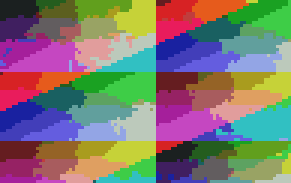
#> input picture testdata/images/rle8.bmp, 97 x 61 px (shown 3 times larger)
$ python gen_img_tests.py
#> lines starting #> are read from the running program, lines starting #| are printed output that depends on the picture
#!/usr/bin/env python3
"""Generate the image-library host test corpus (development only).

The generated images and expected hashes are committed; `make test-images`
does not need PIL.  Run this script after changing the decoder or corpus.
"""
import gzip
import os
import struct
import zlib
from PIL import Image, ImageDraw, ImageOps

ROOT = os.path.dirname(os.path.dirname(os.path.abspath(__file__)))
OUT = os.path.join(ROOT, "testdata", "images")

def fnv(im, alpha=False):
    h = 2166136261
    for r, g, b, a in im.convert("RGBA").getdata():
        # RGB under a fully transparent pixel is not meaningful.
        if not alpha or a != 0:
            px = ((r >> 3) << 11) | ((g >> 2) << 5) | (b >> 3)
            h = ((h ^ (px & 255)) * 16777619) & 0xffffffff
            h = ((h ^ ((px >> 8) & 255)) * 16777619) & 0xffffffff
        if alpha:
            h = ((h ^ a) * 16777619) & 0xffffffff
    return h

def main():
    os.makedirs(os.path.join(OUT, "ref"), exist_ok=True)
    w, h = 97, 61
    rgb = Image.new("RGB", (w, h))
#> rgb: PIL image 97x61 RGB; every value is 0
    p = rgb.load()
    for y in range(h):
        for x in range(w):
            p[x, y] = ((x * 3 + y * 7) % 256, (x * 5) % 256, (y * 11) % 256)
    rgba = rgb.convert("RGBA")
    q = rgba.load()
    for y in range(h):
        for x in range(w):
            q[x, y] = (q[x, y][0], q[x, y][1], q[x, y][2], (x * 9) % 256)
    gray = rgb.convert("L")
    bw = rgb.convert("1")
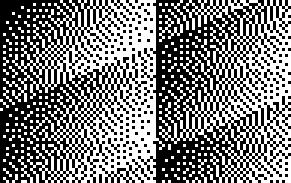
#> bw: PIL image 97x61 1 (shown 3 times larger); 47.7% white in thin lines or dots
    pal = Image.new("P", (w, h))
    pal.putpalette([i % 256 for i in range(768)])
    pp = pal.load()
    for y in range(h):
        for x in range(w):
            pp[x, y] = (x + y) % 16
    pal16 = pal.copy()
    pal_inter = pal.copy()
    rgb_inter = rgb.copy()
    rgba_inter = rgba.copy()
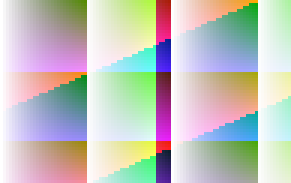
#> rgba_inter: PIL image 97x61 RGBA (shown 3 times larger); mean R, G, B, A 126.1, 121.2, 116, 117.9; transparent parts drawn white
    gray_inter = gray.copy()

    files = {}
    def save(im, name, alpha=False, **kw):
        im.save(os.path.join(OUT, name), **kw)
        files[name] = (im, alpha)

    save(rgb, "rgb.png")
    save(rgba, "rgba.png", True)
    save(gray, "gray.png")
    save(bw, "bw.png")
    save(pal, "pal.png", True, transparency=5)
    files["pal.png"] = (Image.open(os.path.join(OUT, "pal.png")).convert("RGBA"), True)
    save(pal16, "pal4.png")
    save(rgb_inter, "rgb_inter.png", interlace=1)
    save(rgba_inter, "rgba_inter.png", True, interlace=1)
    save(gray_inter, "gray_inter.png", interlace=1)
    # 16-bit grayscale: values are multiples of 257, so high byte is the
    # 8-bit gradient.  Expected hash comes from the 8-bit image.
    g16 = Image.new("I;16", (w, h))
#> g16: PIL image 97x61 I;16; every value is 0
    g8 = Image.new("L", (w, h))
#> g8: PIL image 97x61 L; every value is 0
    gg = g16.load()
    g8p = g8.load()
    for y in range(h):
        for x in range(w):
            v = (x * 3 + y * 7) % 256
            gg[x, y] = v * 257
            g8p[x, y] = v
    g16.save(os.path.join(OUT, "gray16.png"))
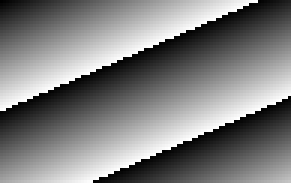
#> saved as gray16.png: PIL image 97x61 I;16 (shown 3 times larger); min 0, max 65535, mean 32402.3; drawn with min black and max white
    files["gray16.png"] = (g8, False)

    save(rgb, "rgb.bmp")
    if os.path.exists(os.path.join(OUT, "rle8.bmp")):
        files["rle8.bmp"] = (Image.open(os.path.join(OUT, "rle8.bmp")).convert("RGB"), False)
    # Top-down BMP: reverse the stored rows and make the DIB height negative.
    src = open(os.path.join(OUT, "rgb.bmp"), "rb").read()
    off = struct.unpack_from("<I", src, 10)[0]
    bpp = struct.unpack_from("<H", src, 28)[0]
    hh = struct.unpack_from("<i", src, 22)[0]
    stride = ((w * bpp + 31) // 32) * 4
    out = bytearray(src[:off])
    for yy in range(hh - 1, -1, -1):
        out += src[off + yy * stride:off + (yy + 1) * stride]
    struct.pack_into("<i", out, 22, -hh)
    open(os.path.join(OUT, "topdown.bmp"), "wb").write(out)
    files["topdown.bmp"] = (rgb, False)
    save(bw, "bw.bmp")
    save(rgb.convert("P", palette=Image.ADAPTIVE, colors=256), "pal.bmp")
    rgb32 = rgba.copy()
    rgb32.save(os.path.join(OUT, "rgba.bmp"))
    files["rgba.bmp"] = (rgb32, False)   # BI_RGB alpha is ignored
    save(rgb, "rgb.tga")
    rgb.save(os.path.join(OUT, "rle.tga"), compression="tga_rle")
    files["rle.tga"] = (rgb, False)
    rgba.save(os.path.join(OUT, "rgba.tga"))
    files["rgba.tga"] = (rgba, True)
    ic = rgba.resize((32, 32))
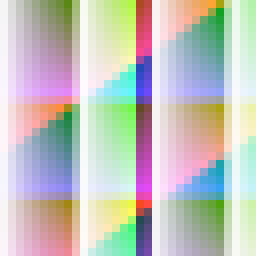
#> ic: PIL image 32x32 RGBA (shown 8 times larger); mean R, G, B, A 125.9, 121.2, 115.4, 117.9; transparent parts drawn white
    ic.save(os.path.join(OUT, "icon.ico"), sizes=[(32, 32)])
    files["icon.ico"] = (Image.open(os.path.join(OUT, "icon.ico")).convert("RGBA"), True)
    save(rgb, "rgb.ppm")
    save(gray, "gray.pgm")
    save(bw, "bw.pbm")
    with open(os.path.join(OUT, "ascii.ppm"), "w") as f:
        f.write("P3\n%d %d\n255\n" % (w, h))
        for y in range(h):
            for x in range(w):
                f.write("%d %d %d " % p[x, y])
    files["ascii.ppm"] = (rgb, False)
    with open(os.path.join(OUT, "rgba.pam"), "wb") as f:
        f.write(("P7\nWIDTH %d\nHEIGHT %d\nDEPTH 4\nMAXVAL 255\n"
                 "TUPLTYPE RGB_ALPHA\nENDHDR\n" % (w, h)).encode())
        f.write(rgba.tobytes())
    files["rgba.pam"] = (rgba, True)

    gif_src = rgb.convert("P", palette=Image.ADAPTIVE, colors=256)
    save(gif_src, "plain.gif")
    save(gif_src, "inter.gif", interlace=True)
    gif_src.save(os.path.join(OUT, "trans.gif"), transparency=5)
    files["trans.gif"] = (Image.open(os.path.join(OUT, "trans.gif")).convert("RGBA"), True)
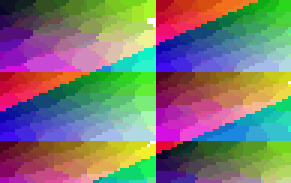
#> input picture ../t0_w/w10_rgb.bmp, 97 x 61 px, found by its file name (shown 3 times larger)
    # Our decoder shows the first frame; PIL's first frame matches this source.
    frames = [pal.copy()]
    p2 = pal.copy()
    for y in range(h):
        for x in range(w):
            p2.putpixel((x, y), (x + y + 3) % 16)
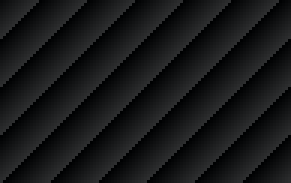
#> p2: PIL image 97x61 P (shown 3 times larger); mean R, G, B 22.5, 23.5, 24.5
    frames.append(p2)
    pal.save(os.path.join(OUT, "anim.gif"), save_all=True,
             append_images=frames[1:], duration=100, loop=0, transparency=5)
    files["anim.gif"] = (Image.open(os.path.join(OUT, "anim.gif")).convert("RGBA"), True)

    jpegs = []
    for name, kw in [("j444.jpg", dict(quality=90, subsampling=0)),
                     ("j422.jpg", dict(quality=90, subsampling=1)),
                     ("j420.jpg", dict(quality=90, subsampling=2)),
                     ("jgray.jpg", None)]:
        src = gray if kw is None else rgb
        src.save(os.path.join(OUT, name), **(kw or {"quality": 90}))
        ref = src.convert("RGB")
        ref.save(os.path.join(OUT, "ref", name + ".ppm"))
        jpegs.append(name)
#> after the loop, jpegs = ['j444.jpg', 'j422.jpg', 'j420.jpg', 'jgray.jpg']
    rgb.save(os.path.join(OUT, "jrst.jpg"), quality=90, restart_marker_blocks=2)
    rgb.save(os.path.join(OUT, "ref", "jrst.jpg.ppm"))
    jpegs.append("jrst.jpg")

    for name, src, kw in [
            ("prog.jpg", rgb, dict(subsampling=2)),
            ("prog444.jpg", rgb, dict(subsampling=0)),
            ("prog422.jpg", rgb, dict(subsampling=1)),
            ("proggray.jpg", gray, {}),
            ("progrst.jpg", rgb, dict(restart_marker_blocks=2))]:
        src.save(os.path.join(OUT, name), quality=90, progressive=True, **kw)
        Image.open(os.path.join(OUT, name)).convert("RGB").save(
            os.path.join(OUT, "ref", name + ".ppm"))
        jpegs.append(name)

    # EXIF orientation: the reference is PIL's exif_transpose of the same
    # JPEG, i.e. the upright image the viewer should show.
    for o in range(2, 9):
        ex = Image.Exif()
        ex[0x0112] = o
        name = "exif%d.jpg" % o
        rgb.save(os.path.join(OUT, name), quality=90, exif=ex)
        ImageOps.exif_transpose(Image.open(os.path.join(OUT, name))).convert("RGB").save(
            os.path.join(OUT, "ref", name + ".ppm"))
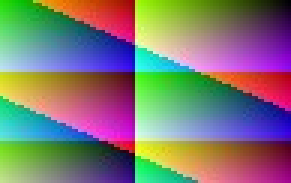
#> saved as exif2.jpg.ppm: PIL image 97x61 RGB (shown 3 times larger); mean R, G, B 126.1, 121.2, 116
        jpegs.append(name)

    rgb.convert("CMYK").save(os.path.join(OUT, "cmyk.jpg"), quality=90)

    # inflate vectors
    raw = (b"the quick brown fox jumps over the lazy dog\n" * 500) + bytes(range(256)) * 80
    open(os.path.join(OUT, "inflate.raw"), "wb").write(raw)
    open(os.path.join(OUT, "inflate.z"), "wb").write(zlib.compress(raw, 9))
    open(os.path.join(OUT, "inflate.gz"), "wb").write(gzip.compress(raw, 9))

    exp = []
    for name, (im, alpha) in files.items():
        exp.append((name, im.width, im.height, fnv(im, alpha), 1 if alpha else 0))
#> this loop made 29 passes
#> (name, alpha) on passes 1 to 12: ('rgb.png', False), ('rgba.png', True), ('gray.png', False), ('bw.png', False), ('pal.png', True), ('pal4.png', False), ('rgb_inter.png', False), ('rgba_inter.png', True), ('gray_inter.png', False), ('gray16.png', False), ('rgb.bmp', False), ('rle8.bmp', False)
#> after the loop, exp = 29 items
    with open(os.path.join(OUT, "expected.h"), "w") as f:
        f.write("/* Generated by tools/gen_img_tests.py. */\n")
        f.write("static const struct img_exp {\n"
                "\tconst char *path;\n"
                "\tunsigned int w, h;\n"
                "\tunsigned int hash;\n"
                "\tint alpha;\n"
                "} img_exp[] = {\n")
        for name, ww, hh, hhsh, aa in sorted(exp):
            f.write("\t{ \"%s\", %d, %d, 0x%08xu, %d },\n" % (name, ww, hh, hhsh, aa))
#> this loop made 29 passes
#> (name, ww, hh, hhsh, aa) on passes 1 to 12: ('anim.gif', 97, 61, 3251565680, 1), ('ascii.ppm', 97, 61, 3416798286, 0), ('bw.bmp', 97, 61, 2661028193, 0), ('bw.pbm', 97, 61, 2661028193, 0), ('bw.png', 97, 61, 2661028193, 0), ('gray.pgm', 97, 61, 3935534421, 0), ('gray.png', 97, 61, 3935534421, 0), ('gray16.png', 97, 61, 88823892, 0), ('gray_inter.png', 97, 61, 3935534421, 0), ('icon.ico', 32, 32, 1229241492, 1), ('inter.gif', 97, 61, 341364846, 0), ('pal.bmp', 97, 61, 341364846, 0)
        f.write("};\n")
        f.write("#define IMG_EXP_COUNT (sizeof(img_exp) / sizeof(img_exp[0]))\n")
        f.write("static const char *const img_jpeg[] = {\n")
        for name in jpegs:
            f.write("\t\"%s\",\n" % name)
#> this loop made 17 passes
#> name on passes 1 to 12: 'j444.jpg', 'j422.jpg', 'j420.jpg', 'jgray.jpg', 'jrst.jpg', 'prog.jpg', 'prog444.jpg', 'prog422.jpg', 'proggray.jpg', 'progrst.jpg', 'exif2.jpg', 'exif3.jpg'
        f.write("};\n")
        f.write("#define IMG_JPEG_COUNT (sizeof(img_jpeg) / sizeof(img_jpeg[0]))\n")

if __name__ == "__main__":
    main()
